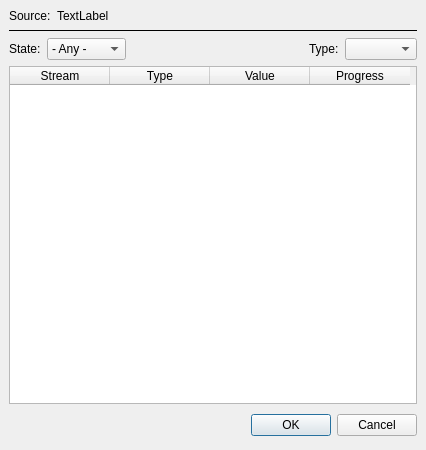
<ui version="4.0" >
 <author></author>
 <comment></comment>
 <exportmacro></exportmacro>
 <class>CalculateAmplitudes</class>
 <widget class="QDialog" name="CalculateAmplitudes" >
  <property name="geometry" >
   <rect>
    <x>0</x>
    <y>0</y>
    <width>426</width>
    <height>450</height>
   </rect>
  </property>
  <property name="windowTitle" >
   <string>Measure amplitudes</string>
  </property>
  <layout class="QVBoxLayout" >
   <property name="margin" >
    <number>9</number>
   </property>
   <property name="spacing" >
    <number>6</number>
   </property>
   <item>
    <layout class="QHBoxLayout" >
     <property name="margin" >
      <number>0</number>
     </property>
     <property name="spacing" >
      <number>6</number>
     </property>
     <item>
      <widget class="QLabel" name="label" >
       <property name="sizePolicy" >
        <sizepolicy>
         <hsizetype>4</hsizetype>
         <vsizetype>5</vsizetype>
         <horstretch>0</horstretch>
         <verstretch>0</verstretch>
        </sizepolicy>
       </property>
       <property name="text" >
        <string>Source:</string>
       </property>
      </widget>
     </item>
     <item>
      <widget class="QLabel" name="source" >
       <property name="text" >
        <string>TextLabel</string>
       </property>
      </widget>
     </item>
    </layout>
   </item>
   <item>
    <widget class="QFrame" name="frame" >
     <property name="frameShape" >
      <enum>QFrame::HLine</enum>
     </property>
     <property name="frameShadow" >
      <enum>QFrame::Plain</enum>
     </property>
    </widget>
   </item>
   <item>
    <layout class="QHBoxLayout" >
     <property name="margin" >
      <number>0</number>
     </property>
     <property name="spacing" >
      <number>6</number>
     </property>
     <item>
      <widget class="QLabel" name="label_2" >
       <property name="text" >
        <string>State:</string>
       </property>
      </widget>
     </item>
     <item>
      <widget class="QComboBox" name="comboFilterState" >
       <item>
        <property name="text" >
         <string>- Any -</string>
        </property>
       </item>
       <item>
        <property name="text" >
         <string>Success</string>
        </property>
       </item>
       <item>
        <property name="text" >
         <string>Error</string>
        </property>
       </item>
       <item>
        <property name="text" >
         <string>Progress</string>
        </property>
       </item>
      </widget>
     </item>
     <item>
      <spacer>
       <property name="orientation" >
        <enum>Qt::Horizontal</enum>
       </property>
       <property name="sizeHint" >
        <size>
         <width>40</width>
         <height>20</height>
        </size>
       </property>
      </spacer>
     </item>
     <item>
      <widget class="QLabel" name="label_3" >
       <property name="text" >
        <string>Type:</string>
       </property>
      </widget>
     </item>
     <item>
      <widget class="QComboBox" name="comboFilterType" >
       <property name="sizePolicy" >
        <sizepolicy>
         <hsizetype>4</hsizetype>
         <vsizetype>0</vsizetype>
         <horstretch>0</horstretch>
         <verstretch>0</verstretch>
        </sizepolicy>
       </property>
      </widget>
     </item>
    </layout>
   </item>
   <item>
    <widget class="QTableWidget" name="table" >
     <column>
      <property name="text" >
       <string>Stream</string>
      </property>
     </column>
     <column>
      <property name="text" >
       <string>Type</string>
      </property>
     </column>
     <column>
      <property name="text" >
       <string>Value</string>
      </property>
     </column>
     <column>
      <property name="text" >
       <string>Progress</string>
      </property>
     </column>
    </widget>
   </item>
   <item>
    <layout class="QHBoxLayout" >
     <property name="margin" >
      <number>0</number>
     </property>
     <property name="spacing" >
      <number>6</number>
     </property>
     <item>
      <spacer>
       <property name="orientation" >
        <enum>Qt::Horizontal</enum>
       </property>
       <property name="sizeHint" >
        <size>
         <width>131</width>
         <height>31</height>
        </size>
       </property>
      </spacer>
     </item>
     <item>
      <widget class="QPushButton" name="btnOK" >
       <property name="text" >
        <string>OK</string>
       </property>
      </widget>
     </item>
     <item>
      <widget class="QPushButton" name="btnCancel" >
       <property name="text" >
        <string>Cancel</string>
       </property>
      </widget>
     </item>
    </layout>
   </item>
  </layout>
 </widget>
 <pixmapfunction></pixmapfunction>
 <resources/>
 <connections>
  <connection>
   <sender>btnCancel</sender>
   <signal>clicked()</signal>
   <receiver>CalculateAmplitudes</receiver>
   <slot>reject()</slot>
   <hints>
    <hint type="sourcelabel" >
     <x>318</x>
     <y>390</y>
    </hint>
    <hint type="destinationlabel" >
     <x>179</x>
     <y>282</y>
    </hint>
   </hints>
  </connection>
  <connection>
   <sender>btnOK</sender>
   <signal>clicked()</signal>
   <receiver>CalculateAmplitudes</receiver>
   <slot>accept()</slot>
   <hints>
    <hint type="sourcelabel" >
     <x>204</x>
     <y>398</y>
    </hint>
    <hint type="destinationlabel" >
     <x>23</x>
     <y>399</y>
    </hint>
   </hints>
  </connection>
 </connections>
</ui>
